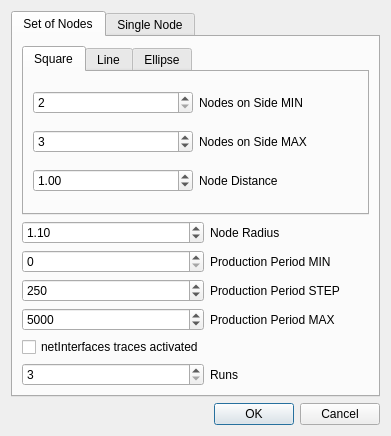
<?xml version="1.0" encoding="UTF-8"?>
<ui version="4.0">
 <class>AddNodeWindow</class>
 <widget class="QDialog" name="AddNodeWindow">
  <property name="geometry">
   <rect>
    <x>0</x>
    <y>0</y>
    <width>391</width>
    <height>436</height>
   </rect>
  </property>
  <property name="windowTitle">
   <string>Dialog</string>
  </property>
  <layout class="QGridLayout" name="gridLayout">
   <item row="0" column="0">
    <widget class="QTabWidget" name="tabNodeNumber">
     <property name="currentIndex">
      <number>0</number>
     </property>
     <widget class="QWidget" name="tabNodeSet">
      <attribute name="title">
       <string>Set of Nodes</string>
      </attribute>
      <layout class="QGridLayout" name="gridLayout_2">
       <item row="10" column="0">
        <widget class="QCheckBox" name="setNodeTraces">
         <property name="text">
          <string>netInterfaces traces activated</string>
         </property>
        </widget>
       </item>
       <item row="9" column="1">
        <widget class="QLabel" name="label_13">
         <property name="text">
          <string>Production Period MAX</string>
         </property>
        </widget>
       </item>
       <item row="8" column="1">
        <widget class="QLabel" name="label_17">
         <property name="text">
          <string>Production Period STEP</string>
         </property>
        </widget>
       </item>
       <item row="3" column="0" colspan="2">
        <widget class="QTabWidget" name="tabNodeSetArrange">
         <property name="currentIndex">
          <number>0</number>
         </property>
         <widget class="QWidget" name="tabNodeSetArrangeSquare">
          <attribute name="title">
           <string>Square</string>
          </attribute>
          <layout class="QGridLayout" name="gridLayout_4">
           <item row="0" column="1">
            <widget class="QLabel" name="label_6">
             <property name="text">
              <string>Nodes on Side MIN</string>
             </property>
            </widget>
           </item>
           <item row="3" column="0">
            <widget class="QDoubleSpinBox" name="setNodeSquareDistance">
             <property name="minimum">
              <double>0.010000000000000</double>
             </property>
             <property name="singleStep">
              <double>0.010000000000000</double>
             </property>
             <property name="value">
              <double>1.000000000000000</double>
             </property>
            </widget>
           </item>
           <item row="0" column="0">
            <widget class="QSpinBox" name="setNodeSquareSideMin">
             <property name="minimum">
              <number>2</number>
             </property>
             <property name="maximum">
              <number>1000</number>
             </property>
             <property name="value">
              <number>2</number>
             </property>
            </widget>
           </item>
           <item row="3" column="1">
            <widget class="QLabel" name="label_4">
             <property name="text">
              <string>Node Distance</string>
             </property>
            </widget>
           </item>
           <item row="2" column="1">
            <widget class="QLabel" name="label_14">
             <property name="text">
              <string>Nodes on Side MAX</string>
             </property>
            </widget>
           </item>
           <item row="2" column="0">
            <widget class="QSpinBox" name="setNodeSquareSideMax">
             <property name="minimum">
              <number>2</number>
             </property>
             <property name="maximum">
              <number>1000</number>
             </property>
             <property name="value">
              <number>3</number>
             </property>
            </widget>
           </item>
          </layout>
         </widget>
         <widget class="QWidget" name="tabNodeSetArrangeLine">
          <attribute name="title">
           <string>Line</string>
          </attribute>
          <layout class="QGridLayout" name="gridLayout_5">
           <item row="3" column="0">
            <widget class="QDoubleSpinBox" name="setNodeLineLength"/>
           </item>
           <item row="3" column="2">
            <widget class="QLabel" name="label_12">
             <property name="text">
              <string>Line Length</string>
             </property>
            </widget>
           </item>
           <item row="0" column="0">
            <widget class="QSpinBox" name="setNodeLineNumber"/>
           </item>
           <item row="0" column="2">
            <widget class="QLabel" name="label_9">
             <property name="text">
              <string>Node Number MIN</string>
             </property>
            </widget>
           </item>
           <item row="2" column="0">
            <widget class="QSpinBox" name="setNodeLineNumber_2"/>
           </item>
           <item row="2" column="2">
            <widget class="QLabel" name="label_15">
             <property name="text">
              <string>Node Number MAX</string>
             </property>
            </widget>
           </item>
          </layout>
         </widget>
         <widget class="QWidget" name="tabNodeSetArrangeEllipse">
          <attribute name="title">
           <string>Ellipse</string>
          </attribute>
          <layout class="QGridLayout" name="gridLayout_6">
           <item row="0" column="0">
            <widget class="QSpinBox" name="setNodeEllipseNumber"/>
           </item>
           <item row="0" column="1">
            <widget class="QLabel" name="label_3">
             <property name="text">
              <string>Node Number MIN</string>
             </property>
            </widget>
           </item>
           <item row="3" column="0">
            <widget class="QDoubleSpinBox" name="setNodeEllipseWidth"/>
           </item>
           <item row="3" column="1">
            <widget class="QLabel" name="label_10">
             <property name="text">
              <string>Ellipse Width</string>
             </property>
            </widget>
           </item>
           <item row="4" column="0">
            <widget class="QDoubleSpinBox" name="setNodeEllipseHeight"/>
           </item>
           <item row="4" column="1">
            <widget class="QLabel" name="label_11">
             <property name="text">
              <string>Ellipse Height</string>
             </property>
            </widget>
           </item>
           <item row="2" column="1">
            <widget class="QLabel" name="label_16">
             <property name="text">
              <string>Node Number MAX</string>
             </property>
            </widget>
           </item>
           <item row="2" column="0">
            <widget class="QSpinBox" name="setNodeEllipseNumber_2"/>
           </item>
          </layout>
         </widget>
        </widget>
       </item>
       <item row="6" column="0">
        <widget class="QSpinBox" name="setNodePeriodMin">
         <property name="minimum">
          <number>0</number>
         </property>
         <property name="maximum">
          <number>70000</number>
         </property>
         <property name="value">
          <number>0</number>
         </property>
        </widget>
       </item>
       <item row="8" column="0">
        <widget class="QSpinBox" name="setNodePeriodStep">
         <property name="minimum">
          <number>1</number>
         </property>
         <property name="maximum">
          <number>70000</number>
         </property>
         <property name="value">
          <number>250</number>
         </property>
        </widget>
       </item>
       <item row="6" column="1">
        <widget class="QLabel" name="label_8">
         <property name="text">
          <string>Production Period MIN</string>
         </property>
        </widget>
       </item>
       <item row="5" column="1">
        <widget class="QLabel" name="label">
         <property name="text">
          <string>Node Radius</string>
         </property>
        </widget>
       </item>
       <item row="5" column="0">
        <widget class="QDoubleSpinBox" name="setNodeRadius">
         <property name="maximum">
          <double>100.000000000000000</double>
         </property>
         <property name="singleStep">
          <double>0.010000000000000</double>
         </property>
         <property name="value">
          <double>1.100000000000000</double>
         </property>
        </widget>
       </item>
       <item row="9" column="0">
        <widget class="QSpinBox" name="setNodePeriodMax">
         <property name="minimum">
          <number>0</number>
         </property>
         <property name="maximum">
          <number>70000</number>
         </property>
         <property name="value">
          <number>5000</number>
         </property>
        </widget>
       </item>
       <item row="11" column="0">
        <widget class="QSpinBox" name="setNodeRuns">
         <property name="minimum">
          <number>3</number>
         </property>
         <property name="maximum">
          <number>100</number>
         </property>
         <property name="value">
          <number>3</number>
         </property>
        </widget>
       </item>
       <item row="11" column="1">
        <widget class="QLabel" name="label_18">
         <property name="text">
          <string>Runs</string>
         </property>
        </widget>
       </item>
      </layout>
     </widget>
     <widget class="QWidget" name="tabNodeSingle">
      <attribute name="title">
       <string>Single Node</string>
      </attribute>
      <layout class="QGridLayout" name="gridLayout_3">
       <item row="0" column="0" colspan="2">
        <widget class="QDoubleSpinBox" name="singleNodeRadius"/>
       </item>
       <item row="0" column="2">
        <widget class="QLabel" name="label_2">
         <property name="text">
          <string>Node Radius</string>
         </property>
        </widget>
       </item>
       <item row="1" column="0">
        <widget class="QDoubleSpinBox" name="singleNodePosX"/>
       </item>
       <item row="1" column="1">
        <widget class="QLabel" name="label_5">
         <property name="text">
          <string>Position X</string>
         </property>
        </widget>
       </item>
       <item row="2" column="0">
        <widget class="QDoubleSpinBox" name="singleNodePosY"/>
       </item>
       <item row="2" column="1">
        <widget class="QLabel" name="label_7">
         <property name="text">
          <string>Position Y</string>
         </property>
        </widget>
       </item>
      </layout>
     </widget>
    </widget>
   </item>
   <item row="4" column="0">
    <widget class="QDialogButtonBox" name="buttonBox">
     <property name="enabled">
      <bool>true</bool>
     </property>
     <property name="orientation">
      <enum>Qt::Horizontal</enum>
     </property>
     <property name="standardButtons">
      <set>QDialogButtonBox::Cancel|QDialogButtonBox::Ok</set>
     </property>
    </widget>
   </item>
  </layout>
 </widget>
 <tabstops>
  <tabstop>tabNodeNumber</tabstop>
  <tabstop>tabNodeSetArrange</tabstop>
  <tabstop>setNodeSquareSideMin</tabstop>
  <tabstop>setNodeSquareSideMax</tabstop>
  <tabstop>setNodeSquareDistance</tabstop>
  <tabstop>setNodeRadius</tabstop>
  <tabstop>setNodePeriodMin</tabstop>
  <tabstop>setNodePeriodStep</tabstop>
  <tabstop>setNodePeriodMax</tabstop>
  <tabstop>setNodeTraces</tabstop>
  <tabstop>setNodeRuns</tabstop>
  <tabstop>buttonBox</tabstop>
  <tabstop>setNodeEllipseNumber_2</tabstop>
  <tabstop>setNodeLineLength</tabstop>
  <tabstop>setNodeLineNumber</tabstop>
  <tabstop>setNodeLineNumber_2</tabstop>
  <tabstop>setNodeEllipseHeight</tabstop>
  <tabstop>singleNodeRadius</tabstop>
  <tabstop>singleNodePosX</tabstop>
  <tabstop>singleNodePosY</tabstop>
  <tabstop>setNodeEllipseNumber</tabstop>
  <tabstop>setNodeEllipseWidth</tabstop>
 </tabstops>
 <resources/>
 <connections>
  <connection>
   <sender>buttonBox</sender>
   <signal>accepted()</signal>
   <receiver>AddNodeWindow</receiver>
   <slot>accept()</slot>
   <hints>
    <hint type="sourcelabel">
     <x>248</x>
     <y>254</y>
    </hint>
    <hint type="destinationlabel">
     <x>157</x>
     <y>274</y>
    </hint>
   </hints>
  </connection>
  <connection>
   <sender>buttonBox</sender>
   <signal>rejected()</signal>
   <receiver>AddNodeWindow</receiver>
   <slot>reject()</slot>
   <hints>
    <hint type="sourcelabel">
     <x>316</x>
     <y>260</y>
    </hint>
    <hint type="destinationlabel">
     <x>286</x>
     <y>274</y>
    </hint>
   </hints>
  </connection>
 </connections>
</ui>
